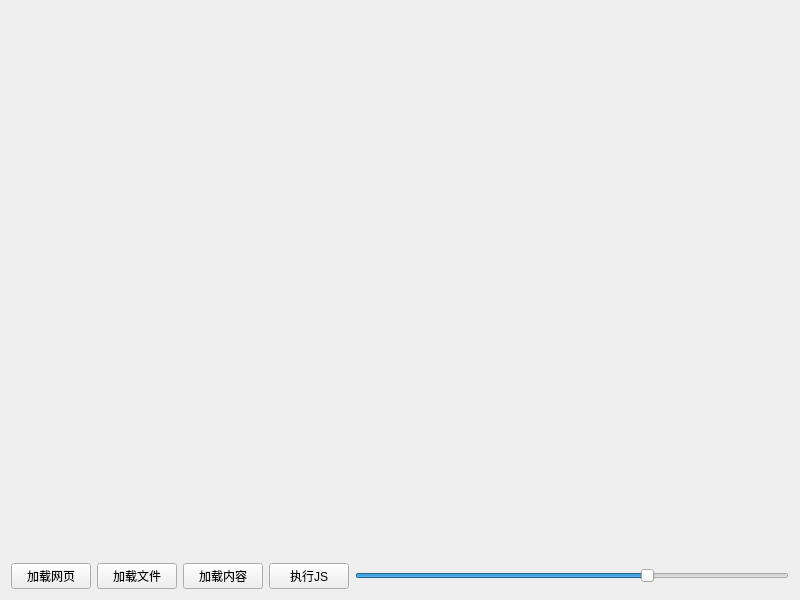
<?xml version="1.0" encoding="UTF-8"?>
<ui version="4.0">
 <class>Widget</class>
 <widget class="QWidget" name="Widget">
  <property name="geometry">
   <rect>
    <x>0</x>
    <y>0</y>
    <width>800</width>
    <height>600</height>
   </rect>
  </property>
  <property name="windowTitle">
   <string>miniblink使用示例</string>
  </property>
  <layout class="QVBoxLayout" name="verticalLayout">
   <item>
    <widget class="QWidget" name="widget" native="true">
     <property name="sizePolicy">
      <sizepolicy hsizetype="Expanding" vsizetype="Expanding">
       <horstretch>3</horstretch>
       <verstretch>0</verstretch>
      </sizepolicy>
     </property>
     <layout class="QGridLayout" name="gridLayout">
      <property name="leftMargin">
       <number>0</number>
      </property>
      <property name="topMargin">
       <number>0</number>
      </property>
      <property name="rightMargin">
       <number>0</number>
      </property>
      <property name="bottomMargin">
       <number>0</number>
      </property>
     </layout>
    </widget>
   </item>
   <item>
    <layout class="QHBoxLayout" name="horizontalLayout">
     <item>
      <widget class="QPushButton" name="btnLoadUrl">
       <property name="text">
        <string>加载网页</string>
       </property>
      </widget>
     </item>
     <item>
      <widget class="QPushButton" name="btnLoadFile">
       <property name="text">
        <string>加载文件</string>
       </property>
      </widget>
     </item>
     <item>
      <widget class="QPushButton" name="btnLoadHtml">
       <property name="text">
        <string>加载内容</string>
       </property>
      </widget>
     </item>
     <item>
      <widget class="QPushButton" name="btnRunJs">
       <property name="text">
        <string>执行JS</string>
       </property>
      </widget>
     </item>
     <item>
      <widget class="QSlider" name="horizontalSlider">
       <property name="maximum">
        <number>100</number>
       </property>
       <property name="value">
        <number>68</number>
       </property>
       <property name="orientation">
        <enum>Qt::Horizontal</enum>
       </property>
      </widget>
     </item>
    </layout>
   </item>
  </layout>
 </widget>
 <layoutdefault spacing="6" margin="11"/>
 <resources/>
 <connections/>
</ui>
